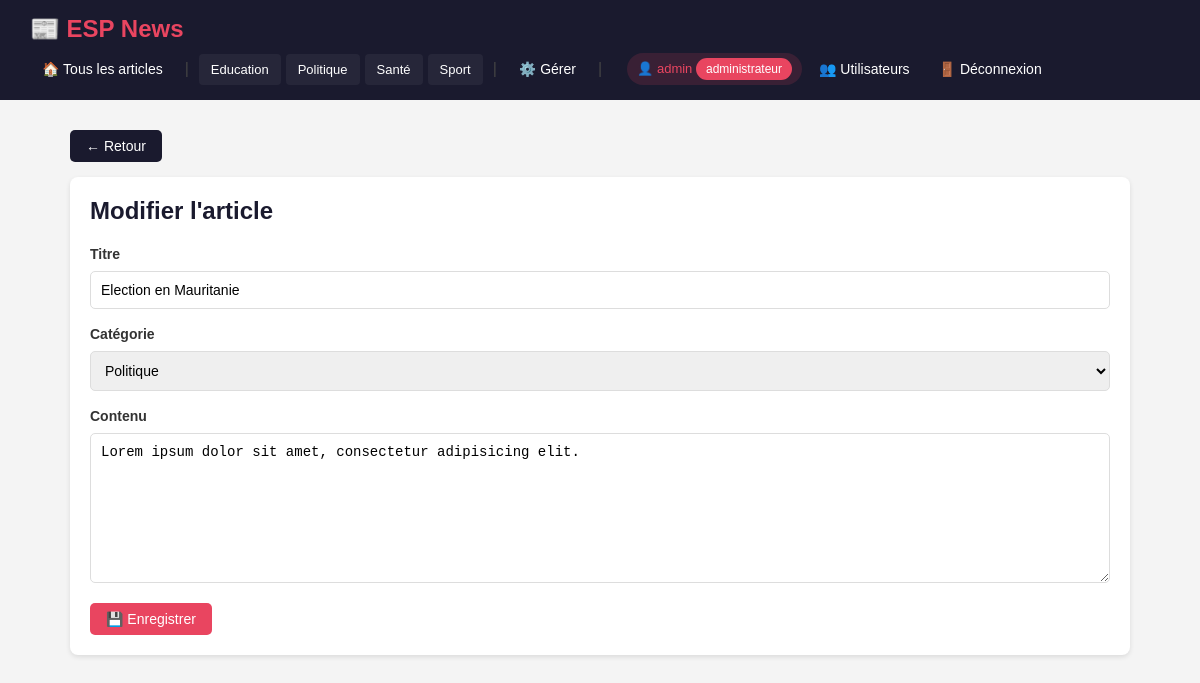
The page /articles/2/edit (signed in) on the database its author committed.
### tables this page shows
CREATE TABLE Categorie (
                id INTEGER PRIMARY KEY AUTOINCREMENT,
                libelle VARCHAR(20)
            );

CREATE TABLE Article (
                id INTEGER PRIMARY KEY AUTOINCREMENT,
                titre VARCHAR(255),
                contenu TEXT,
                dateCreation DATETIME DEFAULT CURRENT_TIMESTAMP,
                dateModification DATETIME DEFAULT CURRENT_TIMESTAMP,
                categorie INTEGER,
                utilisateur_id INTEGER,
                FOREIGN KEY (categorie) REFERENCES Categorie(id),
                FOREIGN KEY (utilisateur_id) REFERENCES Utilisateur(id)
            );

### core/Controller.php (called while the page is built)
<?php
class Controller {
    protected function render($view, $data = []) {
        extract($data);
        $viewFile = __DIR__ . '/../app/views/' . $view . '.php';
        require_once $viewFile;
    }
}

### app/controllers/ArticleController.php (called while the page is built, shortened)
<?php
require_once __DIR__ . '/../../core/Controller.php';
require_once __DIR__ . '/../models/ArticleModel.php';
require_once __DIR__ . '/../models/CategorieModel.php';
class ArticleController extends Controller {
    private $articleModel;
    private $categorieModel;
    public function __construct() {
        $this->articleModel  = new ArticleModel();
        $this->categorieModel = new CategorieModel();
    }
    public function edit($id) {
        $article    = $this->articleModel->findById($id);
        $categories = $this->categorieModel->findAll();
        $this->render('articles/edit', ['article' => $article, 'categories' => $categories]);
    }
}
?>

### public/index.php (called while the page is built, shortened)
<?php
require_once __DIR__ . '/../core/Router.php';
$router = new Router();
$router->add('GET', '/', 'ArticleController', 'index');
$router->add('GET', '/articles', 'ArticleController', 'index');
$router->add('GET', '/articles/create', 'ArticleController', 'create');
$router->add('POST', '/articles/store', 'ArticleController', 'store');
$router->add('GET', '/articles/{id}', 'ArticleController', 'show');
$router->add('GET', '/articles/{id}/edit', 'ArticleController', 'edit');
$router->add('POST', '/articles/{id}/update', 'ArticleController', 'update');
$router->add('POST', '/articles/{id}/delete', 'ArticleController', 'delete');
$router->add('GET', '/articles/categorie/{id}', 'ArticleController', 'byCategorie');
$router->add('GET', '/categories', 'CategorieController', 'index');
$router->add('GET', '/categories/create', 'CategorieController', 'create');
$router->add('POST', '/categories/store', 'CategorieController', 'store');
$router->add('GET', '/categories/{id}/edit', 'CategorieController', 'edit');
$router->add('POST', '/categories/{id}/update', 'CategorieController', 'update');
$router->add('POST', '/categories/{id}/delete', 'CategorieController', 'delete');
$router->add('GET', '/auth/login', 'AuthController', 'login');
$router->add('POST', '/auth/authenticate', 'AuthController', 'authenticate');
$router->add('GET', '/auth/logout', 'AuthController', 'logout');
$router->add('GET', '/auth/register', 'AuthController', 'register');
$router->add('POST', '/auth/store', 'AuthController', 'store');
$router->add('GET', '/users', 'UserController', 'index');
$router->add('GET', '/users/create', 'UserController', 'create');
$router->add('POST', '/users/store', 'UserController', 'store');
$router->add('GET', '/users/{id}/edit', 'UserController', 'edit');
$router->add('POST', '/users/{id}/update', 'UserController', 'update');
$router->add('POST', '/users/{id}/delete', 'UserController', 'delete');
$method = $_SERVER['REQUEST_METHOD'];
$uri    = $_SERVER['REQUEST_URI'];
$router->dispatch($method, $uri);
?>

### config/database.php (called while the page is built, shortened)
<?php
class Database {
    private static $instance = null;
    private $pdo;
    private function __construct() {
        $dbPath = 'C:/esp-news/mglsi_news.db';
        $this->pdo = new PDO('sqlite:' . $dbPath);
        $this->pdo->setAttribute(PDO::ATTR_ERRMODE, PDO::ERRMODE_EXCEPTION);
        $this->pdo->setAttribute(PDO::ATTR_DEFAULT_FETCH_MODE, PDO::FETCH_ASSOC);
        $this->initDatabase();
    }
    public static function getInstance() {
        if (self::$instance === null) {
            self::$instance = new Database();
        }
        return self::$instance;
    }
    public function getPdo() {
        return $this->pdo;
    }
    private function initDatabase() {
        $this->pdo->exec("
            CREATE TABLE IF NOT EXISTS Categorie (
                id INTEGER PRIMARY KEY AUTOINCREMENT,
                libelle VARCHAR(20)
            );
            CREATE TABLE IF NOT EXISTS Article (
                id INTEGER PRIMARY KEY AUTOINCREMENT,
                titre VARCHAR(255),
                contenu TEXT,
                dateCreation DATETIME DEFAULT CURRENT_TIMESTAMP,
                dateModification DATETIME DEFAULT CURRENT_TIMESTAMP,
                categorie INTEGER,
                utilisateur_id INTEGER,
                FOREIGN KEY (categorie) REFERENCES Categorie(id),
                FOREIGN KEY (utilisateur_id) REFERENCES Utilisateur(id)
            );
            -- NOUVEAU : Table Utilisateur
            CREATE TABLE IF NOT EXISTS Utilisateur (
                id INTEGER PRIMARY KEY AUTOINCREMENT,
                login VARCHAR(50) UNIQUE NOT NULL,
                password VARCHAR(255) NOT NULL,
                role VARCHAR(20) DEFAULT 'visiteur',
                dateCreation DATETIME DEFAULT CURRENT_TIMESTAMP
            );
        ");
        $count = $this->pdo->query("SELECT COUNT(*) FROM Categorie")->fetchColumn();
        $countUsers = $this->pdo->query("SELECT COUNT(*) FROM Utilisateur")->fetchColumn();
    }
}
?>

### app/models/ArticleModel.php (called while the page is built, shortened)
<?php
require_once __DIR__ . '/../../config/database.php';
class ArticleModel {
    private $pdo;
    public function __construct() {
        $this->pdo = Database::getInstance()->getPdo();
    }
    public function findById($id) {
        $stmt = $this->pdo->prepare("
            SELECT a.*, c.libelle as categorie_libelle
            FROM Article a
            LEFT JOIN Categorie c ON a.categorie = c.id
            WHERE a.id = ?
        ");
        $stmt->execute([$id]);
        return $stmt->fetch();
    }
}
?>

### app/models/CategorieModel.php (called while the page is built, shortened)
<?php
require_once __DIR__ . '/../../config/database.php';
class CategorieModel {
    private $pdo;
    public function __construct() {
        $this->pdo = Database::getInstance()->getPdo();
    }
    public function findAll() {
        $stmt = $this->pdo->query("SELECT * FROM Categorie ORDER BY libelle");
        return $stmt->fetchAll();
    }
}

### app/views/articles/edit.php (the view, shortened to what this page needs)
<div style="margin-bottom:15px;">
    <a href="/articles" class="btn btn-secondary">← Retour</a>
</div>
<div class="card">
    <h2>Modifier l'article</h2>
    <form method="POST" action="/articles/<?= $article['id'] ?>/update">
        <label>Titre</label>
        <input type="text" name="titre" value="<?= htmlspecialchars($article['titre']) ?>" required>
        <label>Catégorie</label>
        <select name="categorie" required>
            <?php foreach ($categories as $cat): ?>
                <option value="<?= $cat['id'] ?>" <?= $cat['id'] == $article['categorie'] ? 'selected' : '' ?>>
                    <?= htmlspecialchars($cat['libelle']) ?>
                </option>
            <?php endforeach; ?>
        </select>
        <label>Contenu</label>
        <textarea name="contenu" required><?= htmlspecialchars($article['contenu']) ?></textarea>
        <button type="submit" class="btn btn-primary">💾 Enregistrer</button>
    </form>
</div>
<?php
$content = ob_get_clean();
require_once __DIR__ . '/../layout.php';
?>

### core/Router.php (shortened to what this page needs)
<?php
class Router {
    private $routes = [];
    public function add($method, $path, $controller, $action) {
        $this->routes[] = [
            'method'     => $method,
            'path'       => $path,
            'controller' => $controller,
            'action'     => $action
        ];
    }
    public function dispatch($method, $uri) {
        $uri = parse_url($uri, PHP_URL_PATH);
        $uri = rtrim($uri, '/');
        foreach ($this->routes as $route) {
            $pattern = preg_replace('/\{[a-z]+\}/', '([^/]+)', $route['path']);
            $pattern = '#^' . $pattern . '$#';
            if ($route['method'] === $method && preg_match($pattern, $uri, $matches)) {
                array_shift($matches);
                $controller = new $route['controller']();
                call_user_func_array([$controller, $route['action']], $matches);
                return;
            }
        }
    }
}

### app/views/layout.php (shortened to what this page needs)
<!DOCTYPE html>
<html lang="fr">
<head>
</head>
<body>
    <nav>
        <h1>📰 ESP News</h1>
        <div class="nav-links">
            <a href="/articles">🏠 Tous les articles</a>
            <?php
            try {
                require_once __DIR__ . '/../models/CategorieModel.php';
                $categorieModel = new CategorieModel();
                $categories = $categorieModel->findAll();
                if (!empty($categories)) {
                    echo '<span class="separator">|</span>';
                    foreach ($categories as $cat): ?>
                        <a href="/articles/categorie/<?= $cat['id'] ?>" class="category-link">
                            <?= htmlspecialchars($cat['libelle']) ?>
                        </a>
                    <?php endforeach;
                }
            } catch (Exception $e) {
            }
            ?>
            <span class="separator">|</span>
            <a href="/categories">⚙️ Gérer</a>
            <?php if (isset($_SESSION['user_id'])): ?>
                <span class="separator">|</span>
                <span class="user-info">
                    👤 <?= htmlspecialchars($_SESSION['user_login']) ?>
                    <span class="badge badge-<?= $_SESSION['user_role'] ?>">
                        <?= htmlspecialchars($_SESSION['user_role']) ?>
                    </span>
                </span>
                <?php if ($_SESSION['user_role'] === 'administrateur'): ?>
                    <a href="/users">👥 Utilisateurs</a>
                <?php endif; ?>
                <a href="/auth/logout">🚪 Déconnexion</a>
            <?php else: ?>
                <span class="separator">|</span>
                <a href="/auth/login">🔐 Connexion</a>
                <a href="/auth/register">📝 Inscription</a>
            <?php endif; ?>
        </div>
    </nav>
    <div class="container">
        <?= $content ?>
    </div>
</body>
</html>

### app/views/layout.php (style rules this page uses)
* { margin: 0; padding: 0; box-sizing: border-box; }
body { font-family: Arial, sans-serif; background: #f4f4f4; color: #333; }
nav { background: #1a1a2e; padding: 15px 30px; display: flex; justify-content: space-between; align-items: center; flex-wrap: wrap; gap: 10px; }
nav h1 { color: #e94560; font-size: 24px; }
.nav-links { display: flex; align-items: center; flex-wrap: wrap; gap: 5px; }
.nav-links a { color: #fff; text-decoration: none; padding: 8px 12px; font-size: 14px; border-radius: 4px; transition: all 0.3s; }
.nav-links .category-link { font-size: 13px; background: rgba(255, 255, 255, 0.05); }
.nav-links .separator { color: #444; margin: 0 5px; user-select: none; }
.nav-links .user-info { color: #e94560; font-size: 13px; margin-left: 15px; padding: 5px 10px; background: rgba(233, 69, 96, 0.15); border-radius: 20px; }
.container { max-width: 1100px; margin: 30px auto; padding: 0 20px; }
.btn { padding: 8px 16px; border: none; border-radius: 5px; cursor: pointer; text-decoration: none; font-size: 14px; display: inline-block; }
.btn-primary { background: #e94560; color: white; }
.btn-secondary { background: #1a1a2e; color: white; }
.card { background: white; border-radius: 8px; padding: 20px; margin-bottom: 15px; box-shadow: 0 2px 5px rgba(0,0,0,0.1); }
.badge { padding: 4px 10px; border-radius: 20px; background: #e94560; color: white; font-size: 12px; display: inline-block; }
form input, form textarea, form select { width: 100%; padding: 10px; margin: 8px 0 16px; border: 1px solid #ddd; border-radius: 5px; font-size: 14px; }
form textarea { height: 150px; resize: vertical; }
form label { font-weight: bold; font-size: 14px; }
h2 { margin-bottom: 20px; color: #1a1a2e; }

### rows shown on the page
categorie: libelle "Education"
categorie: libelle "Politique"
categorie: libelle "Santé"
categorie: libelle "Sport"
article: titre "Election en Mauritanie", categorie "Politique", contenu "Lorem ipsum dolor sit amet, consectetur adipisicing elit."
